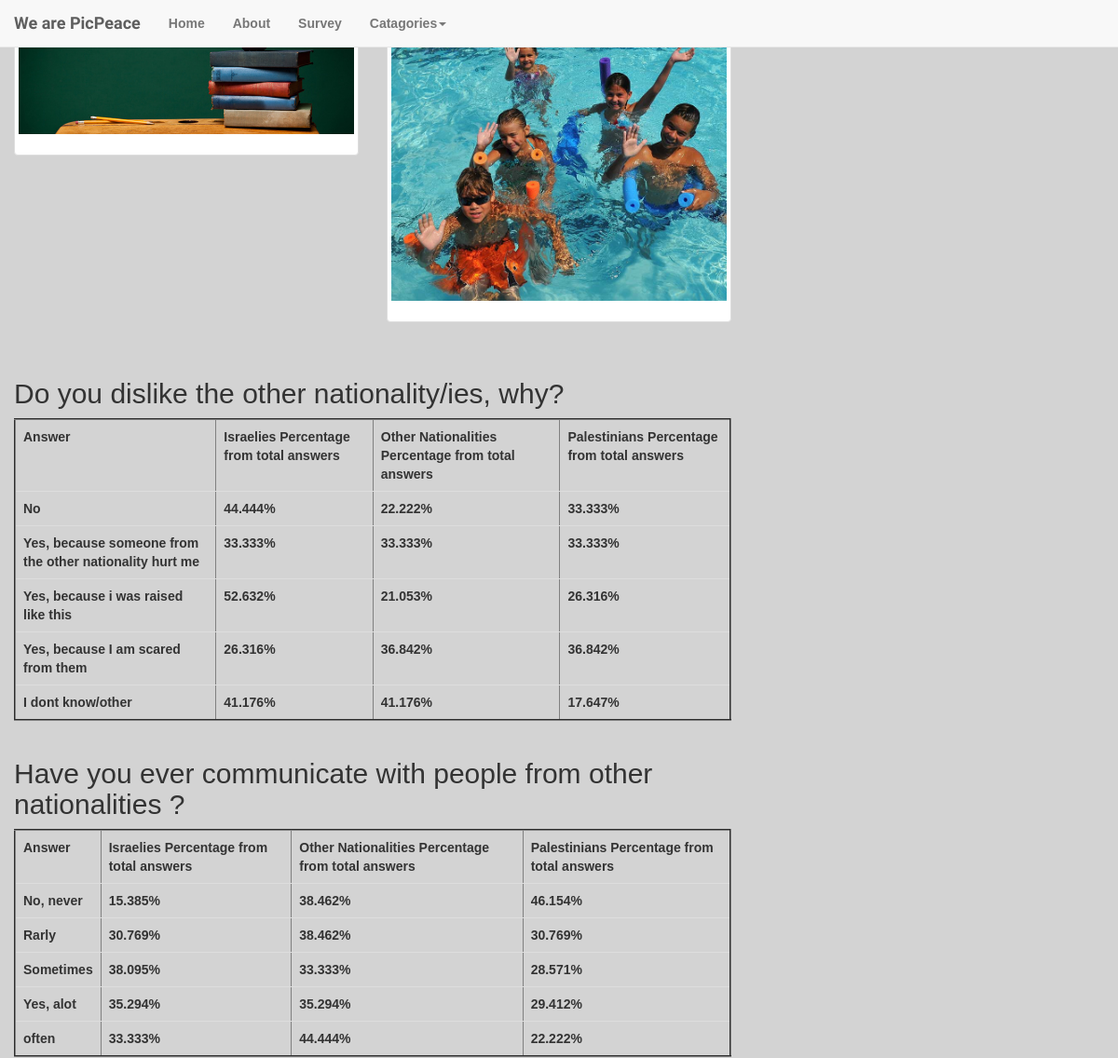
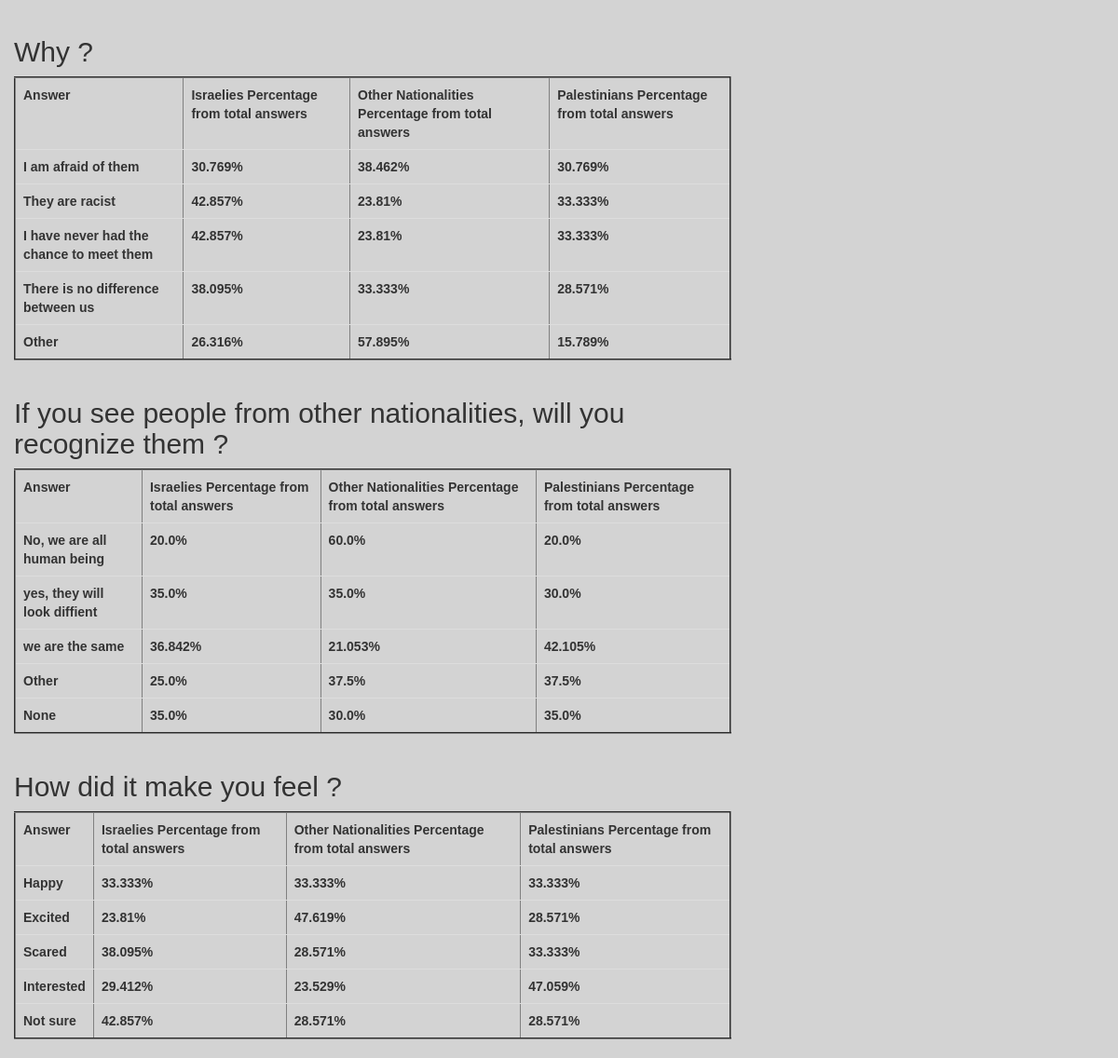
Screenshot of /statistics/9/ with the database file from the repository (2 pictures, top to bottom).
### database_setup.py (models this page shows)
class Picture(Base):
    __tablename__ = 'picture'
    id = Column(Integer, primary_key=True)
    path = Column(String)
    category = Column(String)
    cover = Column(Boolean)
    discription=Column(String)

class Question(Base):
    __tablename__ = 'question'
    id = Column(Integer, primary_key=True)
    text = Column(String(15))
    a1 = Column(String(30))
    a2 = Column(String(60))
    a3 = Column(String(30))
    a4 = Column(String(30))
    a5 = Column(String(30))

### web_app.py (the view)
@app.route('/statistics/<int:pair_id>/')
def answer_statistics(pair_id):
    questions=session.query(Question).all()
    statistics = {}
    for q in questions:
        question_id = q.id
        '''print
        print (question_id)
        print (pair_id)
        print'''
        answers = session.query(Answer).filter_by(pair_id=pair_id, question_id=question_id).all()
        num_answers = float(len(answers))
        histogram = {'a1': 0, 'a2': 0, 'a3': 0, 'a4': 0, 'a5': 0}
        totals={'a1': 0, 'a2': 0, 'a3': 0, 'a4': 0, 'a5': 0}
        n_dic={'Israeli':{'a1': 0, 'a2': 0, 'a3': 0, 'a4': 0, 'a5': 0}, 'Palestinian':{'a1': 0, 'a2': 0, 'a3': 0, 'a4': 0, 'a5': 0}, 'Other':{'a1': 0, 'a2': 0, 'a3': 0, 'a4': 0, 'a5': 0}}
        for answer in answers:
                if answer.selected.isdigit():
                    n_dic[answer.nationality]['a'+answer.selected] += 1
                    totals['a'+answer.selected]+=1
        for nationality in n_dic.keys():
            for answer in n_dic[nationality]:
                if totals[answer]!=0:
                    n_dic[nationality][answer]*=100.0/totals[answer]
                    n_dic[nationality][answer]=round(n_dic[nationality][answer]*1000)/1000.0
        statistics[q.id] = n_dic
    pair=session.query(Pair).filter_by(id=pair_id).first()
    pic1=session.query(Picture).filter_by(id=pair.pic1_id).first()
    pic2=session.query(Picture).filter_by(id=pair.pic2_id).first()
    return render_template('statistics.html', q=q, pic1=pic1, pic2=pic2, questions=questions, stats=statistics)

### templates/statistics.html (shortened to what this page needs)
<!DOCTYPE html>
<html>
<head>
	<link rel="stylesheet" href="http://maxcdn.bootstrapcdn.com/bootstrap/3.3.6/css/bootstrap.min.css">
	<link rel="stylesheet" type="text/css" href="{{ url_for('static', filename='styles.css') }}">
</head>
<body>
 <nav class="navbar navbar-default navbar-fixed-top">
        <div class="container-fluid">
          <div class="navbar-header">
            <a class="navbar-brand" href="#">We are PicPeace</a>
          </div>
          <div id="navbar" class="navbar-collapse collapse">
            <ul class="nav navbar-nav">
              <li><a href="{{ url_for('main_page') }}">Home</a></li>
              <li><a href="{{ url_for('aboutus') }}">About</a></li>
              <li><a href="{{ url_for('survey') }}">Survey</a></li>
              <li class="dropdown">
                <a href="#" class="dropdown-toggle" data-toggle="dropdown" role="button" aria-haspopup="true" aria-expanded="false">Catagories<span class="caret"></span></a>
              </li>
            </ul>
          </div>
        </div>
      </nav>
	<div class="container-fluid">
		<div class="row">
  <div class="col-sm-6 col-md-4">
    <div class="thumbnail">
      <img src="{{url_for ('static' , filename=pic1.path)}}">
      <div class="caption">
      </div>
    </div>
  </div>
  <div class="col-sm-6 col-md-4">
    <div class="thumbnail">
      <img src="{{url_for ('static' , filename=pic2.path)}}">
      <div class="caption">
      </div>
    </div>
  </div>
  </div>
  <br/>
  {% for q in questions%}
<div class="row">
<div class="col-md-8">
<h2>{{q.text}}</h2>
<table class="table table-hover" border="2">
    <tr>
      <th>Answer</th>
      <th>Israelies Percentage from total answers</th>
      <th>Other Nationalities Percentage from total answers</th>
      <th>Palestinians Percentage from total answers</th>
    </tr>
    <tr>
      <td> {{q.a1}}</td>
      {%for n in stats[q.id]%}
      <td>{{stats[q.id][n]['a1']}}%</td>
      {%endfor%}
    </tr>
    <tr>
      <td> {{q.a2}}</td>
      {%for n in stats[q.id]%}
      <td>{{stats[q.id][n]['a2']}}%</td>
      {%endfor%}
    </tr>
    <tr>
      <td> {{q.a3}}</td>
      {%for n in stats[q.id]%}
      <td>{{stats[q.id][n]['a3']}}%</td>
      {%endfor%}
    </tr>
    <tr>
      <td> {{q.a4}}</td>
      {%for n in stats[q.id]%}
      <td>{{stats[q.id][n]['a4']}}%</td>
      {%endfor%}
    </tr>
    <tr>
      <td> {{q.a5}}</td>
      {%for n in stats[q.id]%}
      <td>{{stats[q.id][n]['a5']}}%</td>
      {%endfor%}
    </tr>
  </table>
</div></div>
  {%endfor%}
	</div>
</body>
</html>

### static/styles.css (style rules this page uses)
body, html { font-family: 'Ubuntu', sans-serif; font-weight: bold; background: url("http://www.pixeden.com/media/k2/galleries/165/001-subtle-light-pattern-background-texture-vol5.jpg") no-repeat fixed center; background-size:cover; height: 100%; background-repeat: no-repeat; background-color: #d3d3d3; padding-top: 0px; }
.navbar-brand { font-family: 'Shadows Into Light Two', cursive; }

### rows the page displays
Picture: path (picture)
Picture: path (picture)
Question: text "Do you dislike the other nationality/ies, why?", a1 "No", stats "44.444" "22.222" "33.333", a2 "Yes, because someone from the other nationality hurt me", stats "33.333" "33.333" "33.333", a3 "Yes, because i was raised like this", stats "52.632" "21.053" "26.316", a4 "Yes, because I am scared from them", stats "26.316" "36.842" "36.842", a5 "I dont know/other", stats "41.176" "41.176" "17.647"
Question: text "Have you ever communicate with people from other nationalities ?", a1 "No, never", stats "15.385" "38.462" "46.154", a2 "Rarly", stats "30.769" "38.462" "30.769", a3 "Sometimes", stats "38.095" "33.333" "28.571", a4 "Yes, alot", stats "35.294" "35.294" "29.412", a5 "often", stats "33.333" "44.444" "22.222"
Question: text "Why ?", a1 "I am afraid of them", stats "30.769" "38.462" "30.769", a2 "They are racist", stats "42.857" "23.81" "33.333", a3 "I have never had the chance to meet them", stats "42.857" "23.81" "33.333", a4 "There is no difference between us", stats "38.095" "33.333" "28.571", a5 "Other", stats "26.316" "57.895" "15.789"
Question: text "If you see people from other nationalities, will you recognize them ?", a1 "No, we are all human being", stats "20.0" "60.0" "20.0", a2 "yes, they will look diffient", stats "35.0" "35.0" "30.0", a3 "we are the same", stats "36.842" "21.053" "42.105", a4 "Other", stats "25.0" "37.5" "37.5", a5 "None", stats "35.0" "30.0" "35.0"
Question: text "How did it make you feel ?", a1 "Happy", stats "33.333" "33.333" "33.333", a2 "Excited", stats "23.81" "47.619" "28.571", a3 "Scared", stats "38.095" "28.571" "33.333", a4 "Interested", stats "29.412" "23.529" "47.059", a5 "Not sure", stats "42.857" "28.571" "28.571"
